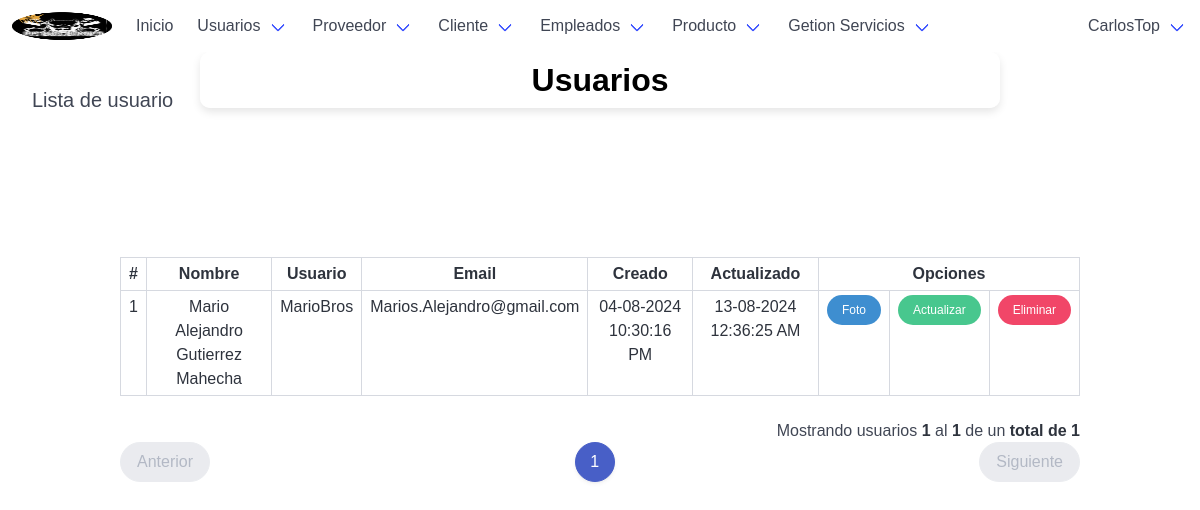
The app's page /userList/ (signed in) with its own data.
### tables this page shows
CREATE TABLE `usuario` (
  `usuario_id` int(10) NOT NULL,
  `usuario_nombre` varchar(70) NOT NULL,
  `usuario_apellido` varchar(70) NOT NULL,
  `usuario_email` varchar(100) NOT NULL,
  `usuario_usuario` varchar(30) NOT NULL,
  `usuario_clave` varchar(200) NOT NULL,
  `usuario_foto` varchar(535) NOT NULL,
  `usuario_creado` timestamp NULL DEFAULT NULL,
  `usuario_actualizado` timestamp NULL DEFAULT NULL
);

### app/controllers/userController.php (the view, shortened to what this page needs)
<?php
	class userController extends mainModel{
		public function listarUsuarioControlador($pagina,$registros,$url,$busqueda){
			$pagina=$this->limpiarCadena($pagina);
			$registros=$this->limpiarCadena($registros);
			$url=$this->limpiarCadena($url);
			$url=APP_URL.$url."/";
			$busqueda=$this->limpiarCadena($busqueda);
			$tabla="";
			$pagina = (isset($pagina) && $pagina>0) ? (int) $pagina : 1;
			$inicio = ($pagina>0) ? (($pagina * $registros)-$registros) : 0;
			if(isset($busqueda) && $busqueda!=""){
				$consulta_datos="SELECT * FROM usuario WHERE ((usuario_id!='".$_SESSION['id']."' AND usuario_id!='1') AND (usuario_nombre LIKE '%$busqueda%' OR usuario_apellido LIKE '%$busqueda%' OR usuario_email LIKE '%$busqueda%' OR usuario_usuario LIKE '%$busqueda%')) ORDER BY usuario_nombre ASC LIMIT $inicio,$registros";
				$consulta_total="SELECT COUNT(usuario_id) FROM usuario WHERE ((usuario_id!='".$_SESSION['id']."' AND usuario_id!='1') AND (usuario_nombre LIKE '%$busqueda%' OR usuario_apellido LIKE '%$busqueda%' OR usuario_email LIKE '%$busqueda%' OR usuario_usuario LIKE '%$busqueda%'))";
			}else{
				$consulta_datos="SELECT * FROM usuario WHERE usuario_id!='".$_SESSION['id']."' AND usuario_id!='1' ORDER BY usuario_nombre ASC LIMIT $inicio,$registros";
				$consulta_total="SELECT COUNT(usuario_id) FROM usuario WHERE usuario_id!='".$_SESSION['id']."' AND usuario_id!='1'";
			}
			$datos = $this->ejecutarConsulta($consulta_datos);
			$datos = $datos->fetchAll();
			$total = $this->ejecutarConsulta($consulta_total);
			$total = (int) $total->fetchColumn();
			$numeroPaginas =ceil($total/$registros);
			$tabla.='
		        <div class="table-container">
		        <table class="table is-bordered is-striped is-narrow is-hoverable is-fullwidth">
		            <thead>
		                <tr>
		                    <th class="has-text-centered">#</th>
		                    <th class="has-text-centered">Nombre</th>
		                    <th class="has-text-centered">Usuario</th>
		                    <th class="has-text-centered">Email</th>
		                    <th class="has-text-centered">Creado</th>
		                    <th class="has-text-centered">Actualizado</th>
		                    <th class="has-text-centered" colspan="3">Opciones</th>
		                </tr>
		            </thead>
		            <tbody>
		    ';
		    if($total>=1 && $pagina<=$numeroPaginas){
				$contador=$inicio+1;
				$pag_inicio=$inicio+1;
				foreach($datos as $rows){
					$tabla.='
						<tr class="has-text-centered" >
							<td>'.$contador.'</td>
							<td>'.$rows['usuario_nombre'].' '.$rows['usuario_apellido'].'</td>
							<td>'.$rows['usuario_usuario'].'</td>
							<td>'.$rows['usuario_email'].'</td>
							<td>'.date("d-m-Y  h:i:s A",strtotime($rows['usuario_creado'])).'</td>
							<td>'.date("d-m-Y  h:i:s A",strtotime($rows['usuario_actualizado'])).'</td>
							<td>
			                    <a href="'.APP_URL.'userPhoto/'.$rows['usuario_id'].'/" class="button is-info is-rounded is-small">Foto</a>
			                </td>
			                <td>
			                    <a href="'.APP_URL.'userUpdate/'.$rows['usuario_id'].'/" class="button is-success is-rounded is-small">Actualizar</a>
			                </td>
			                <td>
			                	<form class="FormularioAjax" action="'.APP_URL.'app/ajax/usuarioAjax.php" method="POST" autocomplete="off" >
			                		<input type="hidden" name="modulo_usuario" value="eliminar">
			                		<input type="hidden" name="usuario_id" value="'.$rows['usuario_id'].'">
			                    	<button type="submit" class="button is-danger is-rounded is-small">Eliminar</button>
			                    </form>
			                </td>
						</tr>
					';
					$contador++;
				}
				$pag_final=$contador-1;
			}
			$tabla.='</tbody></table></div>';
			if($total>=1 && $pagina<=$numeroPaginas){
				$tabla.='<p class="has-text-right">Mostrando usuarios <strong>'.$pag_inicio.'</strong> al <strong>'.$pag_final.'</strong> de un <strong>total de '.$total.'</strong></p>';
				$tabla.=$this->paginadorTablas($pagina,$numeroPaginas,$url,10);
			}
			return $tabla;
		}
	}

### app/views/css/estilos.css (style rules this page uses)
body,html { height: 100%; width: 100%; }

### app/views/css/informationshop.css (style rules this page uses)
body { margin: 0; padding: 0; font-family: Arial, sans-serif; box-sizing: border-box; overflow-x: hidden; }
p, ul, li { font-size: 1em; line-height: 1.4; }

### records on screen
usuario: usuario_nombre "Mario Alejandro", usuario_apellido "Gutierrez Mahecha", usuario_usuario "MarioBros", usuario_email "Marios.Alejandro@gmail.com", usuario_creado "04-08-2024 10:30:16 PM", usuario_actualizado "13-08-2024 12:36:25 AM"

### other values on screen
$_SESSION['usuario'] "CarlosTop"
$pag_inicio "1"
$pag_final "1"
$total "1"
